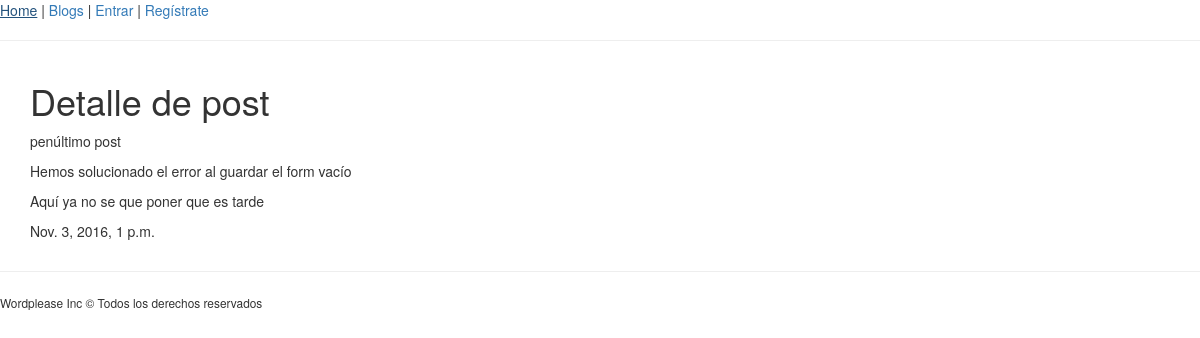
Screenshot of /blogs/jesanchez/15 with the database file from the repository.
### posts/models.py (models this page shows, shortened)
class Post(models.Model):
    blog = models.ForeignKey(Blog, related_name="posts")
    title = models.CharField(max_length=150)
    summary = models.TextField(max_length=400)
    body = models.TextField(default='')
    image_url = models.URLField(blank=True, null=True, default="")
    date_published = models.DateTimeField(default='')
    category = models.ManyToManyField('Category')
    created_at = models.DateTimeField(auto_now_add=True)
    modified_at = models.DateTimeField(auto_now=True)

### posts/views.py (the view)
# urls.py: url(r'^blogs/(?P<username>[-\w]+)/(?P<pk>[0-9]+)$', PostDetailView.as_view(), name='post_detail'),
class PostDetailView(DetailView):
    model = Post
    template_name = 'posts/post_detail.html'
    """
    def get(self, request, username, pk):
        posible_post = Post.objects.filter(pk=pk)
        post = posible_post[0] if len(posible_post) >= 1 else None
        if post is not None:
            context = {
                'post': post
            }
            return render(request, 'posts/post_detail.html', context)
        else:
            return HttpResponseNotFound('No existe el post.')
    """

### posts/templates/posts/post_detail.html (shortened to what this page needs)
{% extends 'base.html' %}
{% block section %}
    <h1> Detalle de post</h1>
    <p>{{ object.title }}</p>
    <p>{{ object.summary }}</p>
    <p>{{ object.body }}</p>
    <p>{{ object.date_published }}</p>
{% endblock %}

### rows the page displays
Post: title "penúltimo post", summary "Hemos solucionado el error al guardar el form vacío", body "Aquí ya no se que poner que es tarde", date_published "Nov. 3, 2016, 1 p.m."
